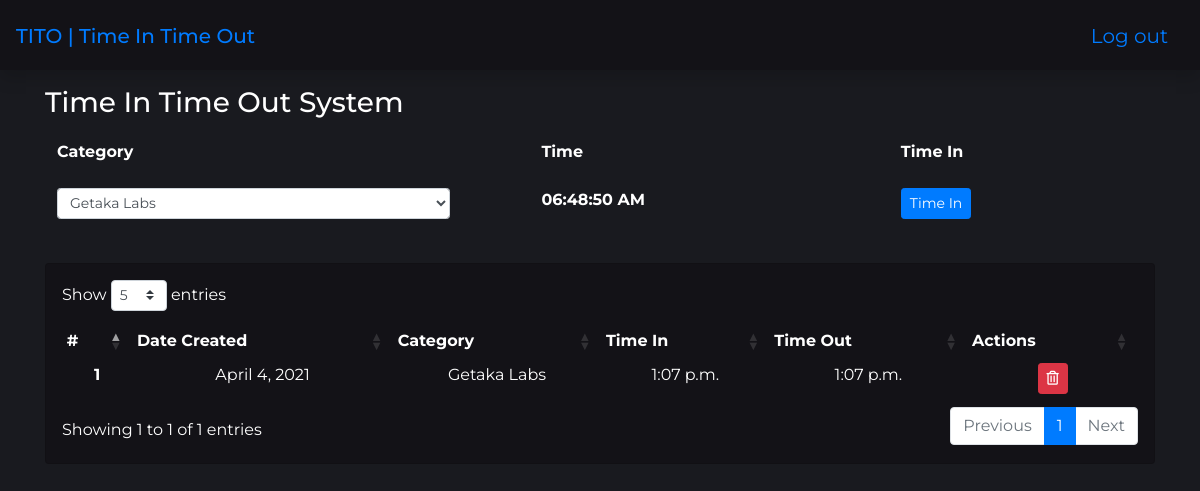
Before: / (signed in) with the older database file.
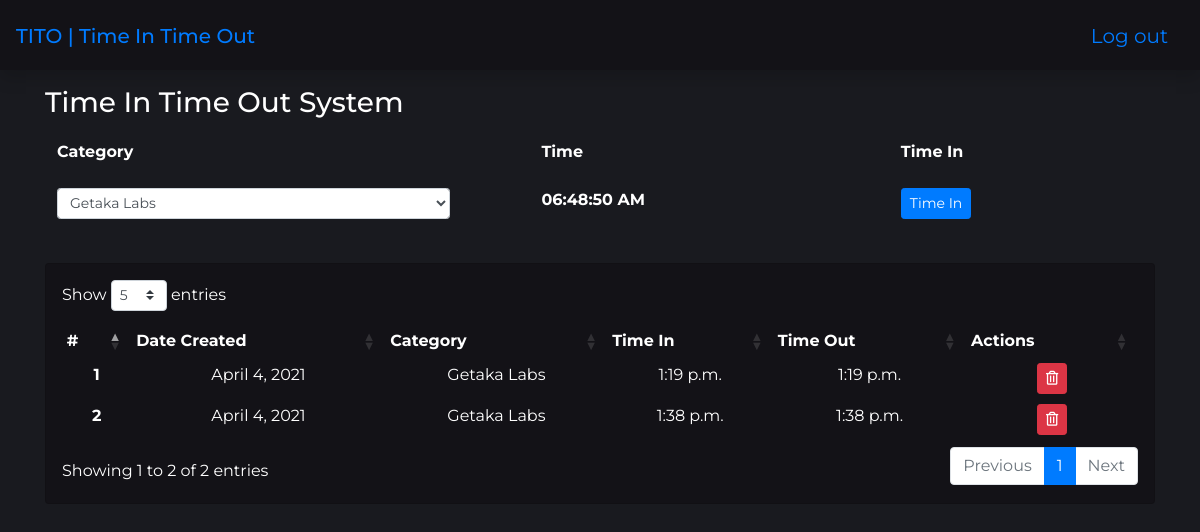
After: the same page with the newer database file.
### app/models.py (models this page shows, shortened)
class TimeInTimeOut(models.Model):
    status = (
        ('Time In', 'Time In'),
        ('Time Out', 'Time Out'),
        ('Break In', 'Break In'),
        ('Break Out', 'Break Out'),
    )
    date_created = models.DateField(auto_now_add=True)
    category = models.ForeignKey(Category, on_delete=models.CASCADE)
    shift_date = models.DateField(auto_now_add=False)
    time_in = models.TimeField(auto_now_add=False, blank=True, null=True)
    time_out = models.TimeField(auto_now_add=False,blank=True, null=True)
    break_in = models.TimeField(auto_now_add=False, blank=True, null=True)
    break_out = models.TimeField(auto_now_add=False,blank=True, null=True)
    total_hrs = models.DurationField(blank=True, null=True)
    status = models.CharField(max_length=255, blank=True, null=True)
    task = models.TextField(max_length=1000, blank=True, null=True)

class Category(models.Model):
    category = models.CharField(max_length=255)
    def __str__(self):
        return self.category

### app/views.py (the view)
# urls.py: path('', homepage, name="homepage"),
@login_required
def homepage(request):
    template_name = "app/homepage.html"
    form = TimeInTimeOutForms(request.POST or None)
    now = datetime.now()
    date_today = now.strftime("%B %d %Y")
    time_now = now.strftime("%H:%M:%S")
    if form.is_valid():
        form.save()
        messages.error(request, "Schedule Created")
        text = r.listen("Schedule created")
        return redirect("app:homepage")
    else:
        form = TimeInTimeOutForms(request.POST or None)
    date_today = now.strftime("%B %d %Y")
    print(date_today)
    time_in_list = TimeInTimeOut.objects.filter(shift_date=now).order_by('shift_date')
    context = {
        'form': form,
        'time_in_list' : time_in_list,
        'date_today' : date_today,
    }
    return render(request, template_name, context)

### app/forms.py
class TimeInTimeOutForms(forms.ModelForm):
    class Meta:
        model = TimeInTimeOut
        fields = ['category','shift_date', 'time_in' , 'time_out',  'break_out','break_in', 'task']
        widgets = {
            'shift_date' : DateInput(),
            'time_in' : TimeInput(),
            'time_out' : TimeInput(),
            'break_in' : TimeInput(),
            'break_out' : TimeInput(),
        }

### app/templates/app/homepage.html (shortened to what this page needs)
{% extends 'base.html' %}
{% load widget_tweaks %}
{% block content %}
{% block extrastylesheet %}
    <link href="https://cdnjs.cloudflare.com/ajax/libs/twitter-bootstrap/4.5.2/css/bootstrap.css" rel="stylesheet">
    <link href="https://cdn.datatables.net/1.10.23/css/dataTables.bootstrap4.min.css" rel="stylesheet">
{% endblock extrastylesheet %}
<div class="container mt-3">
   <h3 style="color: white;">Time In Time Out System</h3>
            <form method="post" id="tito_form">
                <table class="table table-borderless">
                    <thead  style="color: white;">
                        <tr>
                            <th>Category</th>
                            <th></th>
                            <th>Time</th>
                            <th>Time In</th>
                        </tr>
                    </thead>
                    <tbody>
                        <tr>
                        <th scope="col">
                            <div class="form-group">
                                <select class="form-control form-control-sm" id="category" name="category">
                                    <option>Getaka Labs</option>
                                </select>
                            </div>
                        </th>
                        <th></th>
                        <th scope="col" >
                            <div id="clock" onload="showTime()" style="color: white;">
                            </div>
                        </th>
                        <th scope="col">
                            <button class="btn btn-primary btn-sm"  >Time In</button>
                        </th>
                        </tr>
                    </tbody>
                </table>
            </form>
    <div class="card p-3" style="color: white; background-color: #131217;">
        <table class="table table-sm table-borderless text-center" id="tito_table"  style="color: white; background-color: #131217;">
            <thead>
                <tr>
                    <th scope="col">#</th>
                    <th scope="col">Date Created</th>
                    <th scope="col">Category</th>
                    <th scope="col">Time In</th>
                    <th scope="col">Time Out</th>
                    <th scope="col">Actions</th>
                </tr>
            </thead>
            <tbody>
            {% for list in time_in_list %}
                <tr>
                    <th scope="row">{{forloop.counter}}</th>
                    <td>{{list.date_created}}</td>
                    <td>{{list.category}}</td>
                    <td>{{list.time_in|default_if_none:""}}</td>
                    <td>
                        {% if list.time_out == None %}
                            <a href={% url "app:time_out" list.pk %} class="btn btn-danger btn-sm">Time Out</a>
                        {% else %}
                            {{list.time_out}}
                        {% endif %}
                    </td>
                    <td>
                        {% if list.time_out == None %}
                            <button type="button" class="btn btn-danger btn-sm" disabled>
                                <i class="far fa-trash-alt"></i>
                            </button>
                        {% else %}
                            <a href={% url "app:delete" list.pk %} class="btn btn-danger btn-sm">
                                <i class="far fa-trash-alt"></i>
                            </a>
                        {% endif %}
                    </td>
                </tr>
            {% endfor %}
            </tbody>
        </table>
    </div>
</div>
{% endblock %}

### templates/base.html (shortened to what this page needs)
<!DOCTYPE html>
{% load static %}
<html lang="en">
  <head>
    <link rel="stylesheet" href="https://cdn.jsdelivr.net/npm/bootstrap@4.6.0/dist/css/bootstrap.min.css">
    {% block extrastylesheet %}{% endblock extrastylesheet %}
    <link rel="stylesheet" href="https://use.fontawesome.com/releases/v5.15.1/css/all.css">
  </head>
  <body style="font-family: 'Montserrat', sans-serif; background-color: #191a1f;">
  {% if user.is_authenticated %}
    {% include 'navbar.html' %}
  {% endif %}
      {% block content %}
    {% endblock %}
  </body>
</html>

### templates/navbar.html
<nav class="navbar shadow" style="height: 70px; background-color: #131217;">
  <span class="navbar-brand mb-0 h1 mr-auto" style="color: #1483fe;">
  <a href="{% url 'app:homepage' %}" class="navbar-brand">
      TITO | Time In Time Out
  </a>
  </span>
  <span class="navbar-text">
     <a href="{% url 'logout' %}" class="navbar-brand">
      Log out
    </a>
    </span>
</nav>

Changed rows visible on the page:
removed TimeInTimeOut: date_created "April 4, 2021", category "Getaka Labs", time_in "1:07 p.m.", time_out "1:07 p.m."
added TimeInTimeOut: date_created "April 4, 2021", category "Getaka Labs", time_in "1:19 p.m.", time_out "1:19 p.m."
added TimeInTimeOut: date_created "April 4, 2021", category "Getaka Labs", time_in "1:38 p.m.", time_out "1:38 p.m."
Other visible differences:
text written by a page script: "Show entries Showing 1 to 1 of 1 entries Previous 1 Next" → "Show entries Showing 1 to 2 of 2 entries Previous 1 Next"
